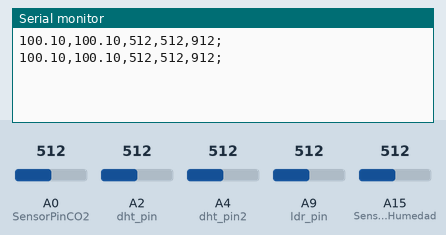
This sketch was run on a simulated Arduino Mega 2560, built with avr-gcc and run on an emulated ATmega2560. Parts: the last lines printed to the serial monitor. The test bench sets the inputs (shaded band); at power-on: A0 (SensorPinCO2) = 512, A2 (dht_pin) = 512, A4 (dht_pin2) = 512, A9 (ldr_pin) = 512, A15 (SensorPinHumedad) = 512.

Above: at 2.8 s.
2.9 s: A0 (SensorPinCO2) set to 716
At 3.8 s:
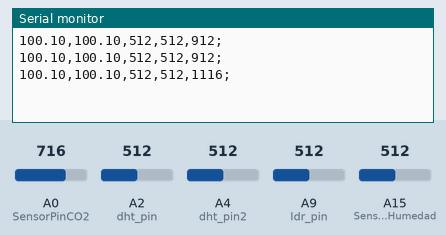
4.4 s: A2 (dht_pin) set to 716
At 5.7 s:
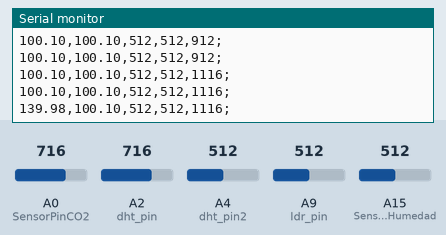
5.9 s: A4 (dht_pin2) set to 716
At 6.8 s:
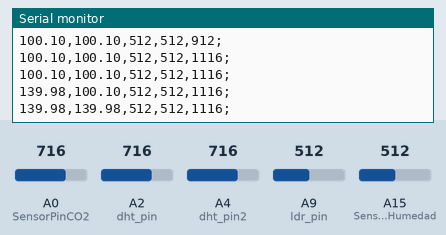
7.4 s: A9 (ldr_pin) set to 716
At 8.4 s:
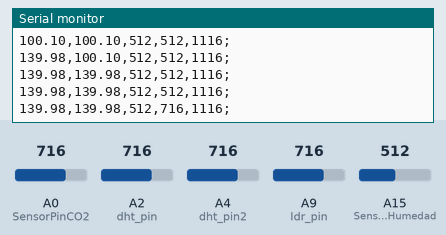
8.9 s: A15 (SensorPinHumedad) set to 716
At 9.8 s:
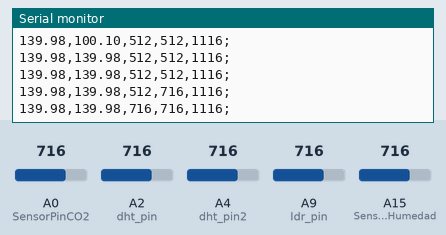
10.4 s: A0 (SensorPinCO2) set to 992
At 11.8 s:
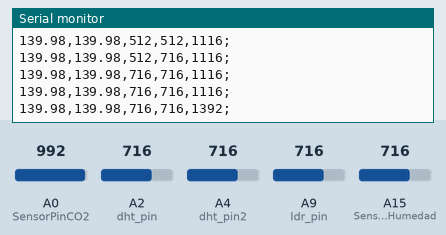
Timing chart, 0 to 12.9 s (numbered marks = the images above; inputs shaded):
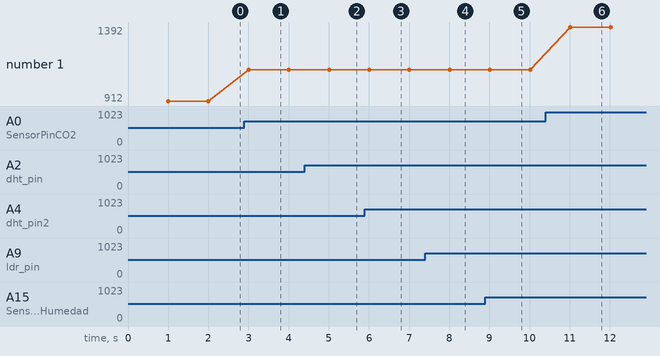

Measured:
- after the input at 2.9 s, the serial monitor: prints a new line after 0.10 s (image 1)
- after the input at 4.4 s, the serial monitor: prints a new line after 0.61 s (image 2)
- after the input at 5.9 s, the serial monitor: prints a new line after 0.11 s (image 3)
- after the input at 7.4 s, the serial monitor: prints a new line after 0.61 s (image 4)
- after the input at 8.9 s, the serial monitor: prints a new line after 0.11 s (image 5)
- after the input at 10.4 s, the serial monitor: prints a new line after 0.61 s (image 6)
- plotted number 1: 912 → 1116 after the input at 2.9 s, 1116 → 1392 after the input at 10.4 s

The sketch:

PRACTICA1-G15.ino
```cpp
//LIBRERIAS PARA SENSOR DE TENPERATURA

//-----------------------RESPUESTA A MANDAR A LA API -------------------------
String data;
//----------------------------------------------------------------------------
                 // VARIABLES PARA CADA SENSOR DE TEMPERARUTA
float dht_temperatura;
float dht_temperatura2;
                // VARIABLE PARA SENSOR DE HUMEDAD EN LA TIERRA
float humedad;
                // VARIABLES PARA SENSOR DE LUZ
float luz;
                // VARIABLES PARA SENSOR DE CO2
float Co2;
//----------------------------------------------------------------------------

// PIN SENSOR DE HUMEDAD EN EL SUELO
int SensorPinHumedad = A15;

// SENSOR DE TEMPERATURA esta conectado al pin D2, D4
const int dht_pin = A2;
const int dht_pin2 = A4;


//DHT dht(dht_pin, dht_tipo);
//DHT dht2(dht_pin2, dht_tipo);

// SENSOR DE LUZ ----------------------------------------

const int ldr_pin = A9;

// SENSOR DE CO2--------------------------------------------
int SensorPinCO2 = A0;


//----------------------------------------------------------------------------
void setup() {
  // INICIALIZACION DE PINES
  //pinMode (ldr_pin, INPUT);
  //pinMode (dht_pin, INPUT);
  //pinMode (dht_pin2, INPUT);

  // INICIALIZAMOS PUERTO SERIAL
  Serial.begin(9600);

  //INICIALIZAMOS SENSOR DE TEMPERATURA
  //dht.begin();

}

void loop() {
  // ----- BORRAR DATOS DE VARIABLE DE DATA ---------------
  data = "";
  dht_temperatura = 0;
  dht_temperatura2 = 0;
  humedad = 0;
  luz = 0;
  Co2 = 0;
  //-------------------------------------------------------
  // Espera 2 segundos para que finalice la conversion
  delay(1000);

  // RECOLECCION DE DATA Y DISEÑO DE ENVIO DE DATOS

  data.concat(getTemperaturaInterior());
  data.concat(",");
  data.concat(getTemperaturaExterior());
  data.concat(",");
  data.concat(getHumedad());
  data.concat(",");
  data.concat(getLuz());
  data.concat(",");
  data.concat(getCo2());
  data.concat(";");


//################# ENVIO DE DATA POR PUERTO SERIAL##################
  Serial.println(data);
//###################################################################

}

// SENSOR DE TEMPERATURA 1
float getTemperaturaInterior (){

  // Lee los valores de humedad y temperatura
  float dht_temperatura = analogRead(dht_pin);
  float temperatura = (dht_temperatura * 2.0 * 100.0)/1023.0;
  return temperatura;
}

// SENSOR DE TEMPERATURA 2
float getTemperaturaExterior (){

  // Lee los valores de temperatura
  //float dht_temperatura2 = dht2.readTemperature();
  float dht_temperatura2 = analogRead(dht_pin2);
  float temperatura2 = (dht_temperatura2 * 2.0 * 100.0)/1023.0;
  return temperatura2;
}

// SENSOR DE HUMEDAD EN TIERRA

 int getHumedad() {
  //obtenemos valor analogo del sensor de humedad
   int humedad = analogRead(SensorPinHumedad);
   return humedad;
 }

// SENSOR DE LUZ

int getLuz () {
  // obtenemos valor digital del sensor de luz
  luz = analogRead (ldr_pin);
  return luz;
}

// SENSOR DE CO2, MEDIMOS LA CALIDAD DEL AIRE

int getCo2 (){
  Co2 = analogRead(SensorPinCO2);
  char offset_calibracion[100];
  int offset_calibracion_convertido = atoi(offset_calibracion);
  int offstet_mq_135 = 400;
  int t = Co2 + offstet_mq_135 + offset_calibracion_convertido;
  return t;
}
```
